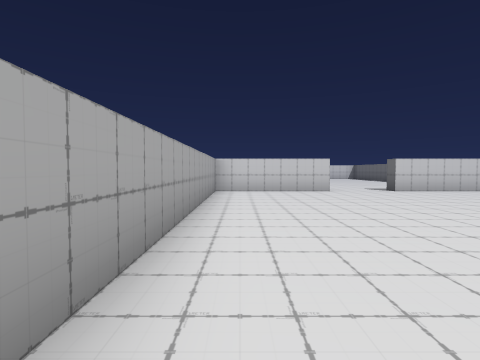
view 1 (above)

16 first-person views from a walk through a 3-D level made in the Unity game engine. The camera is 1.3 m above the floor, tilts 2° down and sees 80° across. The floor is counted in squares, 2 m on a side. Each view is taken from the middle of a square. On the plan, view 1 faces up. The plan holds only what a view shows up to about 9 squares ahead; the rest is blank.

view 2
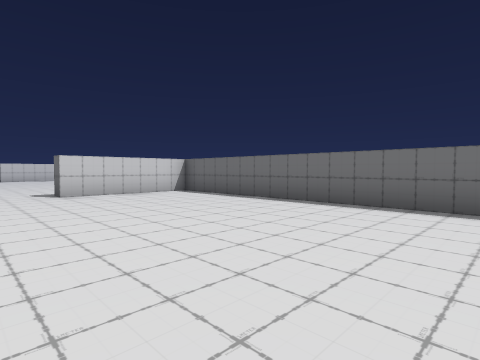

view 3
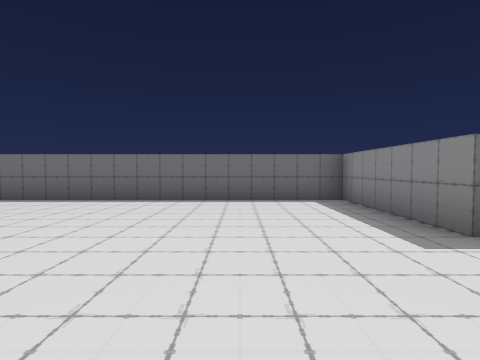

view 4
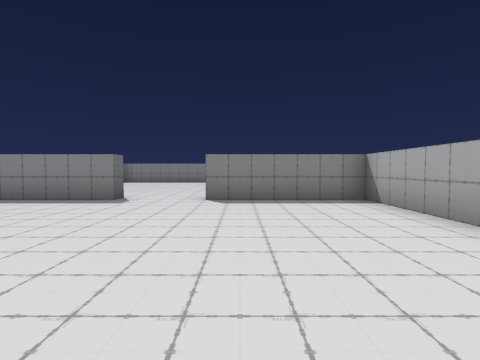

view 5
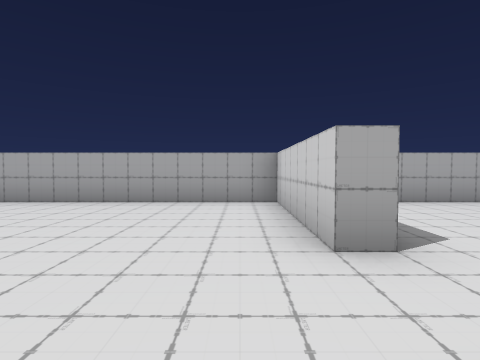

view 6
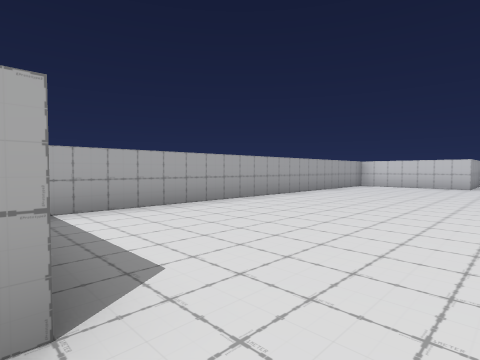

view 7
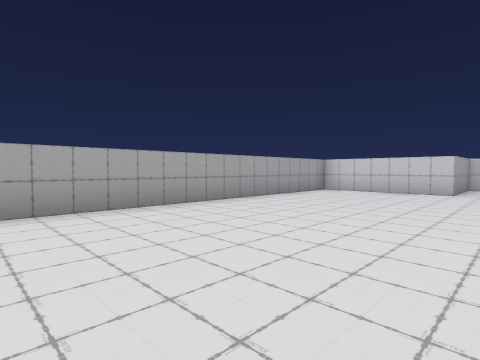

view 8
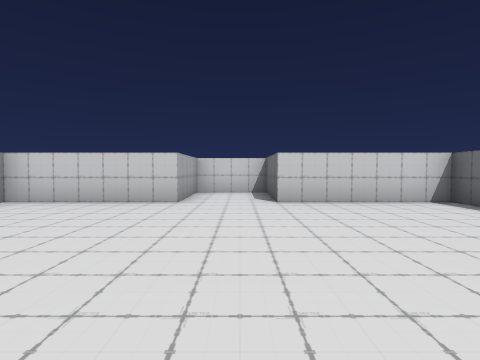

view 9
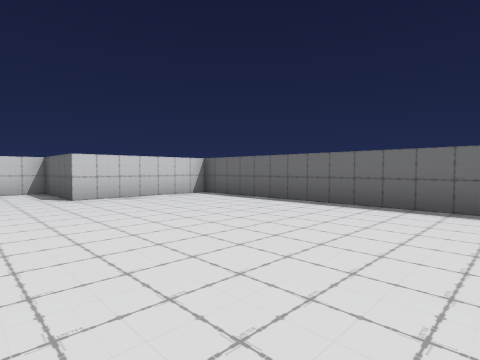

view 10
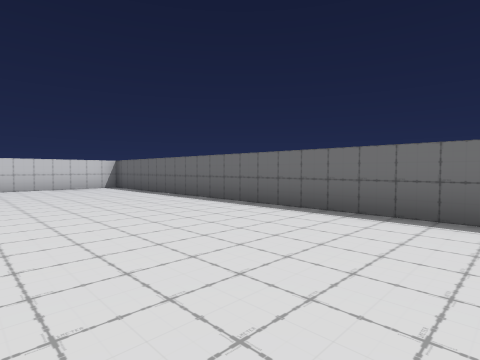

view 11
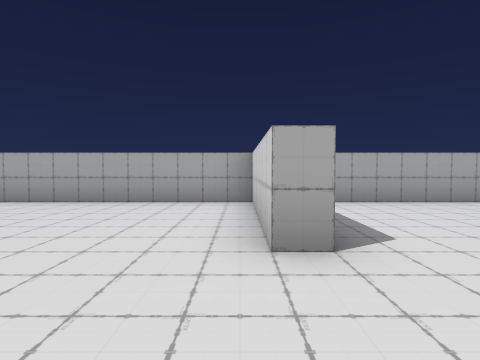

view 12
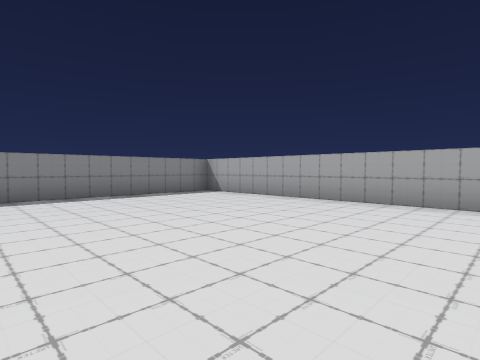

view 13
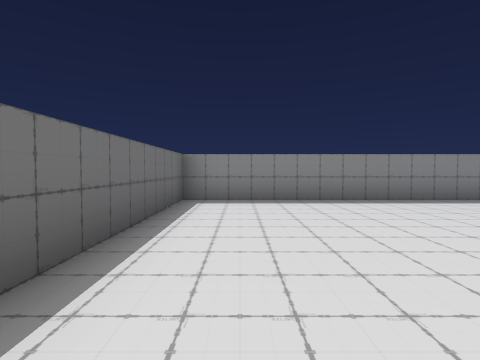

view 14
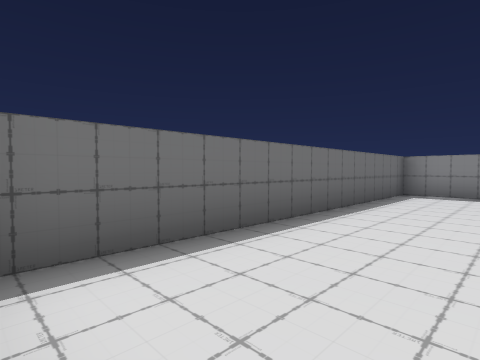

view 15
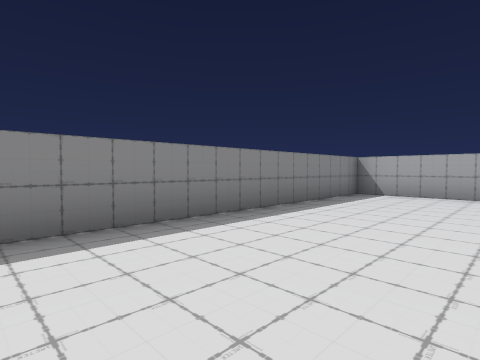

view 16
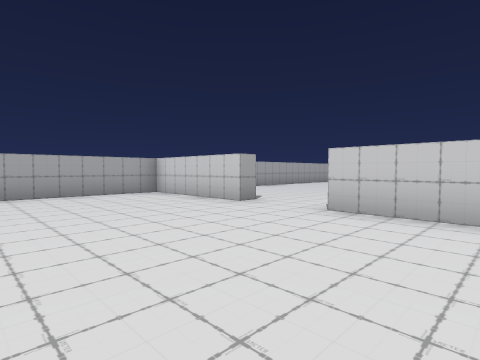

### Floor plan
Ten units are one square. View 1 is at (0, 0); x grows to the right and y downward. Boxes are objects, and circles mark ways between rooms. Rooms are numbered by the first view taken in them; rooms with no view inside come last. Other rooms are left out.
<svg viewBox="-12 -237 100 364">
<path fill="none" stroke="#000" d="M28 -87 -7 -87 -7 33 28 33M48 37 48 33 83 33 83 -85M80 -87 48 -87M28 -94 28 -87M48 -87 48 -92M83 -102 83 -207 48 -207 48 -232 28 -232 28 -207 -7 -207 -7 -99M28 33 28 37 -7 37 -7 122 83 122 83 41M67 37 48 37"/>
<circle cx="35" cy="-90" r="3" fill="#2a7"/>
<circle cx="35" cy="30" r="3" fill="#2a7"/>
<text x="40" y="-30">1</text>
<text x="40" y="-150">2</text>
<text x="40" y="80">3</text>
</svg>
Room 1 opens to room 2. Room 1 opens to room 3.

Where each view was taken, in squares from view 1:
view 1: 0 up, 0 right, facing up
view 2: 1 up, 3 right, facing up-right
view 3: 1 down, 2 right, facing right
view 4: 3 up, 2 right, facing down
view 5: 8 up, 5 right, facing left
view 6: 9 up, 4 right, facing up-left
view 7: 12 up, 4 right, facing up-left
view 8: 15 up, 4 right, facing up
view 9: 14 up, 3 right, facing up-right
view 10: 10 up, 4 right, facing up-right
view 11: 4 down, 5 right, facing left
view 12: 5 down, 5 right, facing down-left
view 13: 6 down, 7 right, facing down
view 14: 4 down, 6 right, facing down-right
view 15: 9 down, 7 right, facing down-left
view 16: 8 down, 7 right, facing up-left
